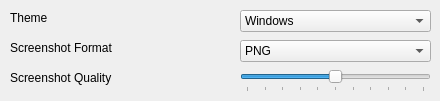
      <widget class="QWidget" name="Page_Settings_Interface">
       <widget class="QSlider" name="slider_SSQuality">
        <property name="geometry">
         <rect>
          <x>240</x>
          <y>70</y>
          <width>191</width>
          <height>22</height>
         </rect>
        </property>
        <property name="minimum">
         <number>0</number>
        </property>
        <property name="maximum">
         <number>100</number>
        </property>
        <property name="value">
         <number>50</number>
        </property>
        <property name="sliderPosition">
         <number>50</number>
        </property>
        <property name="orientation">
         <enum>Qt::Horizontal</enum>
        </property>
        <property name="tickPosition">
         <enum>QSlider::TicksBelow</enum>
        </property>
       </widget>
       <widget class="QLabel" name="lblSysInfo_2">
        <property name="geometry">
         <rect>
          <x>10</x>
          <y>10</y>
          <width>201</width>
          <height>16</height>
         </rect>
        </property>
        <property name="font">
         <font>
          <pointsize>9</pointsize>
          <weight>50</weight>
          <bold>false</bold>
         </font>
        </property>
        <property name="toolTip">
         <string>If set to TRUE it will no longer ask the user if he wants to reset settings after a session that was closed prematurely.</string>
        </property>
        <property name="whatsThis">
         <string>Use Manual if you experience problems with old cards or IGP.</string>
        </property>
        <property name="text">
         <string>Theme</string>
        </property>
       </widget>
       <widget class="QComboBox" name="cbTheme">
        <property name="geometry">
         <rect>
          <x>240</x>
          <y>10</y>
          <width>191</width>
          <height>22</height>
         </rect>
        </property>
        <property name="toolTip">
         <string/>
        </property>
        <property name="whatsThis">
         <string/>
        </property>
        <item>
         <property name="text">
          <string>Windows</string>
         </property>
        </item>
        <item>
         <property name="text">
          <string>WindowsXP</string>
         </property>
        </item>
        <item>
         <property name="text">
          <string>WindowsVista</string>
         </property>
        </item>
        <item>
         <property name="text">
          <string>Fusion</string>
         </property>
        </item>
        <item>
         <property name="text">
          <string>Fusion (Dark)</string>
         </property>
        </item>
       </widget>
       <widget class="QLabel" name="lblSysInfo_3">
        <property name="geometry">
         <rect>
          <x>10</x>
          <y>40</y>
          <width>211</width>
          <height>16</height>
         </rect>
        </property>
        <property name="font">
         <font>
          <pointsize>9</pointsize>
          <weight>50</weight>
          <bold>false</bold>
         </font>
        </property>
        <property name="toolTip">
         <string>If set to TRUE it will no longer ask the user if he wants to reset settings after a session that was closed prematurely.</string>
        </property>
        <property name="whatsThis">
         <string>Use Manual if you experience problems with old cards or IGP.</string>
        </property>
        <property name="text">
         <string>Screenshot Format</string>
        </property>
       </widget>
       <widget class="QComboBox" name="cbScreenshotFormat">
        <property name="geometry">
         <rect>
          <x>240</x>
          <y>40</y>
          <width>191</width>
          <height>22</height>
         </rect>
        </property>
        <property name="toolTip">
         <string/>
        </property>
        <property name="whatsThis">
         <string/>
        </property>
        <item>
         <property name="text">
          <string>PNG</string>
         </property>
        </item>
        <item>
         <property name="text">
          <string>JPG</string>
         </property>
        </item>
       </widget>
       <widget class="QLabel" name="lblSysInfo_4">
        <property name="geometry">
         <rect>
          <x>10</x>
          <y>70</y>
          <width>201</width>
          <height>16</height>
         </rect>
        </property>
        <property name="font">
         <font>
          <pointsize>9</pointsize>
          <weight>50</weight>
          <bold>false</bold>
         </font>
        </property>
        <property name="toolTip">
         <string>If set to TRUE it will no longer ask the user if he wants to reset settings after a session that was closed prematurely.</string>
        </property>
        <property name="whatsThis">
         <string>Use Manual if you experience problems with old cards or IGP.</string>
        </property>
        <property name="text">
         <string>Screenshot Quality</string>
        </property>
       </widget>
      </widget>
